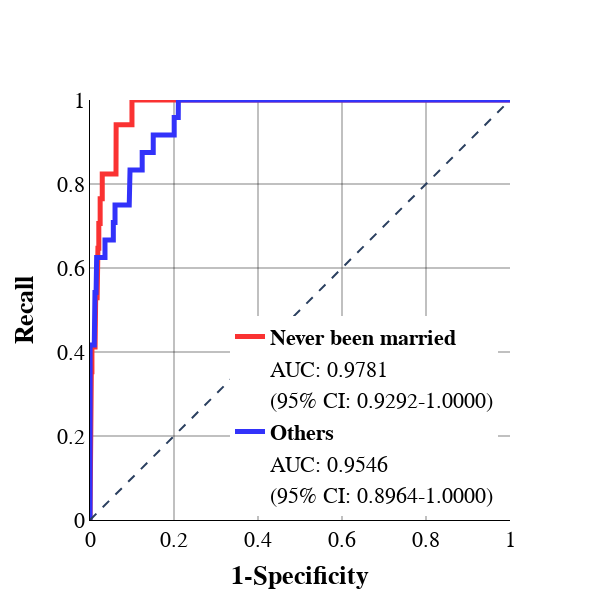

The code cell stored with this chart in its notebook:
### Code cell
notmarried=test.drop(X_test[X_test['IRMARIT_4 - Never Been Married'] == 0].index)
#notmarried=notmarried.sample(85, random_state=43)
notmarried_predictors=notmarried.drop(['UDPYOPI_1 - Yes'], axis=1)
notmarried_target=notmarried['UDPYOPI_1 - Yes']
elsee=test.drop(X_test[X_test['IRMARIT_4 - Never Been Married'] == 1].index)
#elsee=elsee.sample(85, random_state=43)
elsee_predictors=elsee.drop(['UDPYOPI_1 - Yes'], axis=1)
elsee_target=elsee['UDPYOPI_1 - Yes']
notmarried_prob=svc_linear._predict_proba_lr(notmarried_predictors)
elsee_prob=svc_linear._predict_proba_lr(elsee_predictors)
plot_roc_curve2(notmarried_target, [item[1] for item in notmarried_prob], elsee_target, [item[1] for item in elsee_prob],'Never been married', 'Others')

### Figure 1 — Plotly figure (JSON) as saved in the notebook; plotly's stock layout.template omitted (floating-point values rounded to 4 significant figures; data arrays with more than 128 entries replaced by an {"elided": "..."} marker saying what was removed)
{"data": [{"hoverinfo": "skip", "line": {"color": "rgba(250, 50, 50, 1.0)", "width": 5}, "name": "<b>Never been married</b>", "showlegend": true, "type": "scatter", "x": {"elided": "194 float values"}, "y": {"elided": "194 float values"}}, {"hoverinfo": "skip", "line": {"color": "rgba(255, 255, 255, 0)", "width": 5}, "name": "AUC: 0.9781", "showlegend": true, "type": "scatter", "x": {"elided": "194 float values"}, "y": {"elided": "194 float values"}}, {"hoverinfo": "skip", "line": {"color": "rgba(255, 255, 255, 0)", "width": 0}, "name": "(95% CI: 0.9292-1.0000)", "showlegend": true, "type": "scatter", "x": {"elided": "194 float values"}, "y": {"elided": "194 float values"}}, {"hoverinfo": "skip", "line": {"color": "rgba(50, 50, 250, 1.0)", "width": 5}, "name": "<b>Others</b>", "showlegend": true, "type": "scatter", "x": {"elided": "313 float values"}, "y": {"elided": "313 float values"}}, {"hoverinfo": "skip", "line": {"color": "rgba(255, 255, 255, 0)", "width": 5}, "name": "AUC: 0.9546", "showlegend": true, "type": "scatter", "x": {"elided": "313 float values"}, "y": {"elided": "313 float values"}}, {"hoverinfo": "skip", "line": {"color": "rgba(255, 255, 255, 0)", "width": 0}, "name": "(95% CI: 0.8964-1.0000)", "showlegend": true, "type": "scatter", "x": {"elided": "313 float values"}, "y": {"elided": "313 float values"}}], "layout": {"font": {"color": "Black", "family": "Times New Roman", "size": 22}, "height": 600, "legend": {"x": 0.95, "xanchor": "right", "y": 0.01, "yanchor": "bottom"}, "shapes": [{"line": {"dash": "dash"}, "type": "line", "x0": 0, "x1": 1, "y0": 0, "y1": 1}], "title": {"x": 1}, "width": 600, "xaxis": {"constrain": "domain", "gridcolor": "rgba(5, 5, 5, 0.5)", "linecolor": "black", "range": [0, 1], "title": {"text": "<b>1-Specificity</b>"}}, "yaxis": {"gridcolor": "rgba(5, 5, 5, 0.5)", "linecolor": "black", "range": [0, 1], "scaleanchor": "x", "scaleratio": 1, "title": {"text": "<b>Recall</b>"}}}}
